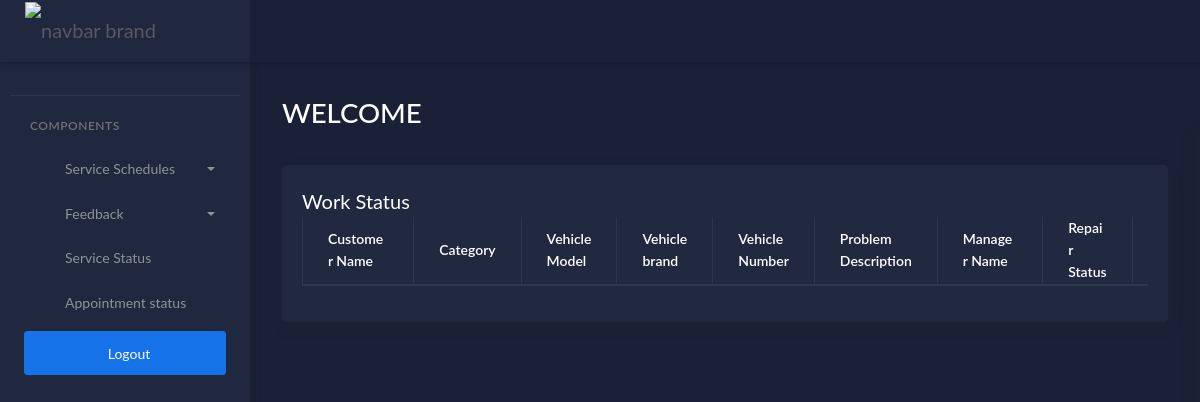
Before: /workassigncustomerview (signed in) with the older database file.
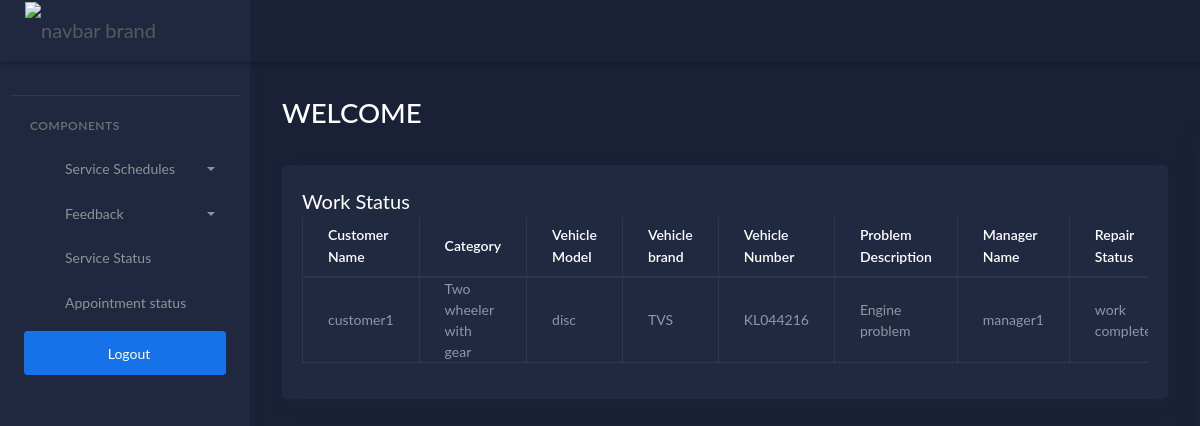
After: the same page with the newer database file.
### workshopapp/models.py (models this page shows, shortened)
class Assign_Work(models.Model):
    customer = models.ForeignKey(customer, on_delete=models.DO_NOTHING)
    manager = models.ForeignKey(manager, on_delete=models.DO_NOTHING)
    cat = (('Two wheeler with gear', 'two wheeler with gear'),
           ('Two wheeler without gear','Two wheeler without gear'),
           ('Four wheeler','Four wheeler'),
           ('Three Wheeler','Three Wheeler'))
    category = models.CharField(max_length=50,choices=cat)
    vehicle_name = models.CharField(max_length=50)
    vehicle_model = models.CharField(max_length=50)
    vehicle_brand = models.CharField(max_length=50)
    vehicle_number = models.CharField(max_length=10)
    problem_description = models.CharField(max_length=100)
    date = models.DateField()
    status = (('Repairing', 'Repairing'),
           ('Work Completed', 'Work Completed'),
              ('Payment Done', 'Payment Done')
           )
    rep_category = models.CharField(max_length=50,choices=status)
    cost = models.CharField(max_length=50,default=0)

class customer(models.Model):
    user = models.OneToOneField(Login, on_delete=models.CASCADE, related_name='customer')
    name=models.CharField(max_length=50)
    address=models.CharField(max_length=300)
    image = models.FileField(upload_to='customers/')
    email=models.EmailField(max_length=100)
    mobile=models.CharField(max_length=25)

class manager(models.Model):
    user = models.OneToOneField(Login, on_delete=models.CASCADE, related_name='manager')
    name = models.CharField(max_length=50)
    address = models.CharField(max_length=300)
    image = models.FileField(upload_to='images/')
    email = models.EmailField(max_length=100)
    mobile = models.CharField(max_length=25)

### workshopapp/customerviews.py (the view)
# urls.py: path('workassigncustomerview',customerviews.Work_assign_View_by_customer,name='workassigncustomerview'),
@login_required(login_url='loginpage')
def Work_assign_View_by_customer(request):
    u = customer.objects.get(user=request.user)
    v = Assign_Work.objects.filter(customer=u)
    return render(request,'customer/workassignviewbycustomer.html', {'v': v})

### templates/customer/workassignviewbycustomer.html (shortened to what this page needs)
{% extends 'customer/cusdash.html' %}
{% block content %}
<div class="col-lg-21 stretch-card">
                <div class="card">
                  <div class="card-body">
                    <h4 class="card-title">Work Status</h4>
                    <div class="table-responsive">
                      <table class="table table-bordered ">
                        <thead>
                          <tr>
                            <th class="card-title">Customer Name</th>
                            <th class="card-title">Category</th>
                            <th class="card-title">Vehicle Model</th>
                            <th class="card-title">Vehicle brand</th>
                            <th class="card-title">Vehicle Number</th>
                            <th class="card-title">Problem Description</th>
                            <th class="card-title">Manager Name</th>
                            <th class="card-title">Repair Status</th>
                            <th class="card-title">Cost</th>
                          </tr>
                        </thead>
                        <tbody>
                        {% for i in v %}
                          <tr class="table-default">
                            <td>{{ i.customer.name }}  </td>
                            <td>{{ i.category }}  </td>
                            <td>{{ i.vehicle_model }}  </td>
                            <td>{{ i.vehicle_brand }}  </td>
                            <td>{{ i.vehicle_number }}  </td>
                            <td>{{ i.problem_description }}  </td>
                            <td>{{ i.manager.name }}  </td>
                            <td>
                              {{ i.rep_category }}
                            </td>
                          </tr>
                        {% endfor %}
                        </tbody>
                      </table>
                    </div>
                  </div>
                </div>
              </div>
{% endblock %}

Changed rows visible on the page:
added Assign_Work: customer.name "customer1", category "Two wheeler with gear", vehicle_model "disc", vehicle_brand "TVS", vehicle_number "KL044216", problem_description "Engine problem", manager.name "manager1", rep_category "work…"
